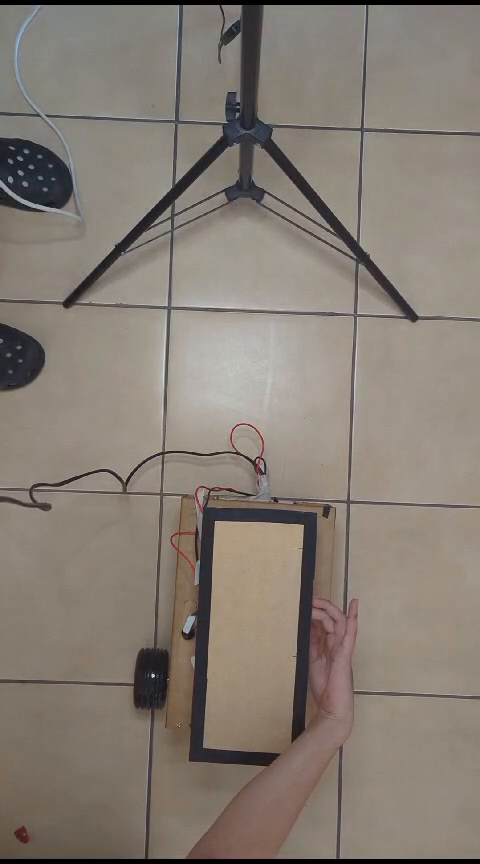
#> input picture frame 38 of lineaRecta/codigoCentroDeMasa/giroDerecha.mp4, 480 x 864 px
$ python determinadorCentroDeMasa.py
#> lines starting #> are read from the running program, lines starting #| are printed output that depends on the picture; after the words box and inside, x2 and y2 are one past the last pixel; in counts of white or black regions, pixels touching at a corner belong together
import cv2
import os
import time
import numpy as np
import math

local = os.getcwd()
target = os.path.join(local, "lineaRecta", "codigoCentroDeMasa")
os.chdir(target)

kernel = np.ones((3, 3), np.uint8)


def crop_minAreaRect(img, cnt):
    rect = cv2.minAreaRect(cnt)

    box = cv2.boxPoints(rect)
    box = np.int0(box)
    width = int(rect[1][0])
    height = int(rect[1][1])

    src_pts = box.astype("float32")
    dst_pts = np.array([[0, height-1],
                        [0, 0],
                        [width-1, 0],
                        [width-1, height-1]], dtype="float32")
    M = cv2.getPerspectiveTransform(src_pts, dst_pts)
    warped = cv2.warpPerspective(img, M, (width, height))
    return warped


def calculate_center_of_rotation(video_path):
    # Load the video
#> called with video_path = 'giroDerecha.mp4'
    cap = cv2.VideoCapture(video_path)


    # Read the first frame
    ret, frame = cap.read()
#> frame is the input picture: shape (864, 480, 3); mean B, G, R 115.6, 124.9, 134

    # Get the height and width of the frame
    height, width, _ = frame.shape
#> height = 864; width = 480

    # Define the region of interest (ROI)
    roi_top = height // 2 - 65
#> roi_top = 367
    roi_bottom = height - 35
#> roi_bottom = 829
    roi_left = 0
    roi_right = width
#> roi_right = 480

    lenCrop = 0
    total_frames = int(cap.get(cv2.CAP_PROP_FRAME_COUNT))
    current_frame = 0

    def on_change_frame(value):
        nonlocal current_frame
        current_frame = value

    #cv2.namedWindow("Slider")
    #cv2.createTrackbar("Frame", "Slider", 0, total_frames - 1, on_change_frame)
    i = 0
    while True:
        # Set the video capture to the current frame
        #cap.set(cv2.CAP_PROP_POS_FRAMES, current_frame)

        # Read the next frame
        ret, frame = cap.read()

        if not ret:
            break

        # Apply ROI to the frame
        frame = frame[roi_top:roi_bottom, roi_left:roi_right]
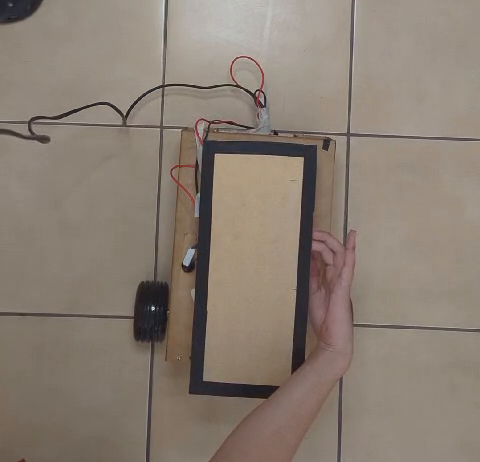
#> frame: shape (462, 480, 3); mean B, G, R 114.1, 125.6, 137.6

        BWframe = cv2.cvtColor(frame, cv2.COLOR_BGR2GRAY)
        BWframe[BWframe < 60] = 0
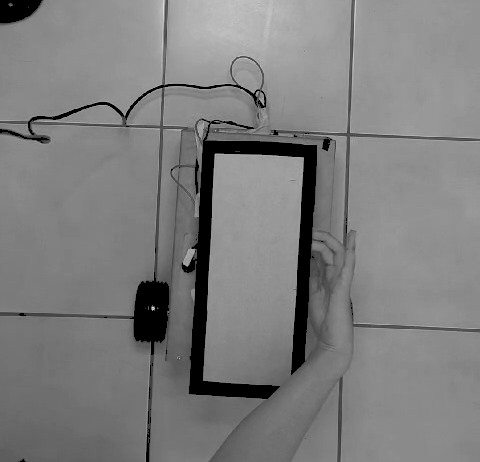
#> BWframe: shape (462, 480); min 0, max 224, mean 125.7
        BWframe[BWframe >= 60] = 255
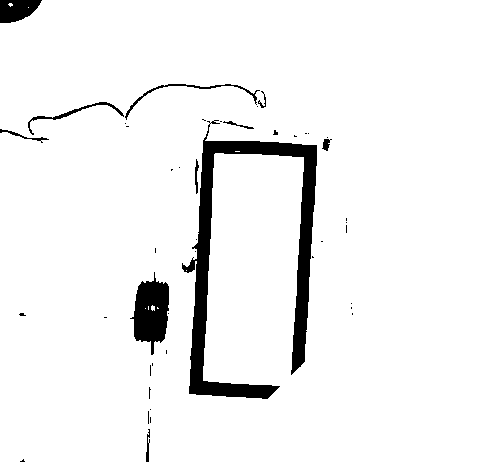
#> BWframe: shape (462, 480); 94.5% white; 45 black regions (34 under 20 px), largest, box (x1, y1, x2, y2) and area: (182, 120, 317, 399) 8278, (130, 272, 169, 355) 1937, (0, 0, 42, 23) 718

        img_erosion = cv2.erode(BWframe, kernel, iterations=7)
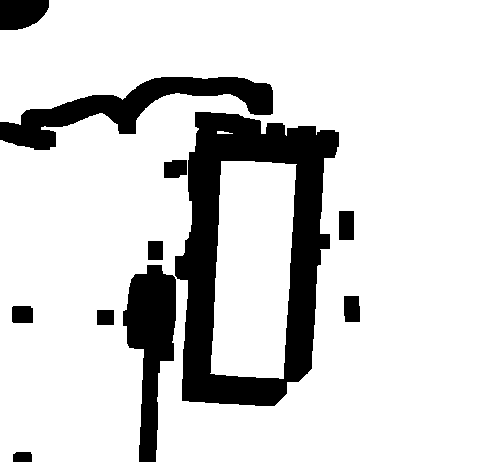
#> img_erosion: shape (462, 480); 83.2% white; 11 black regions, largest, box (x1, y1, x2, y2) and area: (175, 112, 339, 406) 21134, (0, 77, 273, 150) 6812, (123, 265, 176, 462) 5746
        img_dilation = cv2.dilate(img_erosion, kernel, iterations=5)
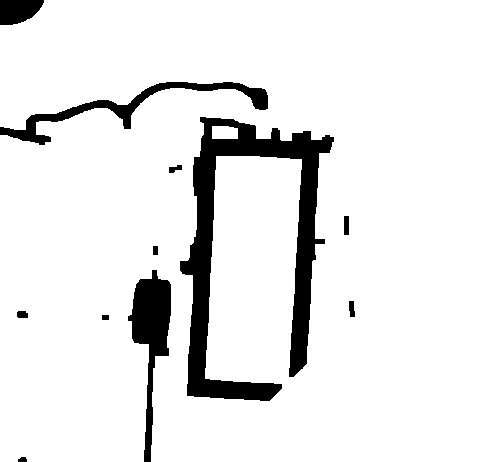
#> img_dilation: shape (462, 480); 90.9% white; 11 black regions

        # Find contours in the black and white frame
        contours, _ = cv2.findContours(
            img_dilation, cv2.RETR_TREE, cv2.CHAIN_APPROX_SIMPLE)
#> contours = 9 contours; largest, box (x1, y1, x2, y2) and area: (0, 0, 480, 462) 213307, (179, 116, 335, 402) 13812, (212, 126, 238, 139) 288, (343, 215, 350, 236) 118, (348, 300, 356, 318) 100

        # Find the rectangle contour (rectangle)
        max_area = 0
        max_contour = None
        for contour in contours:
            area = cv2.contourArea(contour)
            if area > max_area and area < 150000:
                max_area = area
                max_contour = contour
#> this loop made 9 passes
#> (area, max_area) on passes 2, 3, 4, 6, 8: (46, 46), (86.5, 86.5), (100, 100), (118, 118), (13811.5, 13811.5)
#> area on passes 1, 5, 7, 9: 213307, 58, 84.5, 288
#> after the loop, max_area = 13811.5; max_contour = contour of 235 points, box (x1, y1, x2, y2) (179, 116, 335, 402), area 13812
        if max_contour is not None:
            # draw the bigger contour
            cv2.drawContours(frame, [max_contour], 0, (0, 0, 255), 3)
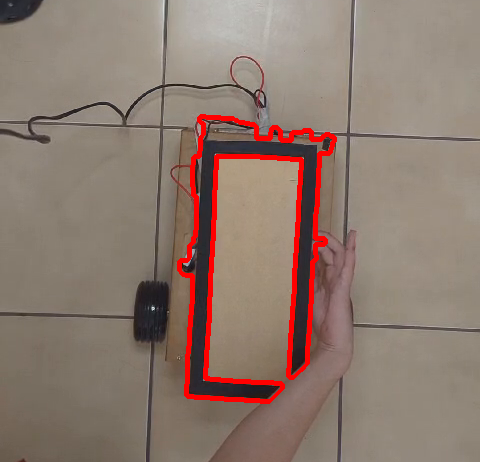
#> frame: shape (462, 480, 3); 3.27% of pixels changed, all inside (x1, y1, x2, y2) = (177, 114, 337, 404)
            # find the center of the bigger contour
            M = cv2.moments(max_contour)
#> M = moments, m00 13811.5, centre m10/m00, m01/m00 = (249, 246.4)

            center_x = int(M["m10"] / M["m00"])
#> center_x = 248
            center_y = int(M["m01"] / M["m00"])
#> center_y = 246
            # draw a circle in the center of the bigger contour
            cv2.circle(BWframe, (center_x, center_y), 5, (0, 0, 255), -1)
            cv2.circle(frame, (center_x, center_y), 5, (0, 0, 255), -1)
#> frame: shape (462, 480, 3); 0.04% of pixels changed, all inside (x1, y1, x2, y2) = (243, 241, 254, 252)

            rect = cv2.minAreaRect(max_contour)
#> rect = ((250.6, 262.5), (281.7, 142.3), -82.33)

            width = int(rect[1][0])
#> width = 281
            height = int(rect[1][1])
#> height = 142
            if lenCrop == 0:
                lenCrop = max(width, height) * math.sqrt(2) / 2
#> lenCrop = 198.7

            startx = round(max(center_x - lenCrop, 0))
#> startx = 49
            starty = round(max(center_y - lenCrop, 0))
#> starty = 47
            endx = round(min(center_x + lenCrop, frame.shape[1]))
#> endx = 447
            endy = round(min(center_y + lenCrop, frame.shape[0]))
#> endy = 445
            img_croped = BWframe[starty:endy, startx:endx]
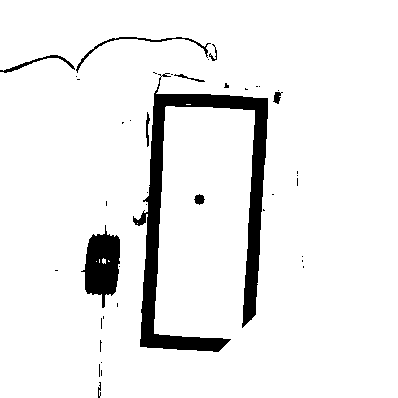
#> img_croped: shape (398, 398); 92.9% white; 42 black regions (32 under 20 px), largest, box (x1, y1, x2, y2) and area: (133, 73, 268, 352) 8278, (81, 225, 120, 308) 1937, (76, 37, 211, 73) 340

            # cv2.imshow("Erosion", img_erosion)
            # cv2.imshow("Dilatacion", img_dilation)
            # cv2.imshow("BWframe", img_dilation)
            cv2.imshow("BWframe", BWframe)
            cv2.imshow("IMGCut", img_croped)

            if i == 0: #170:  # 150
                cv2.imwrite("IMGCut.jpg", img_croped)
            elif i == 95: #180:  # 170
                cv2.imwrite("IMGCut2.jpg", img_croped)
            # Update the slider position

            i += 1


            #cv2.setTrackbarPos("Frame", "Slider", current_frame)
            #time.sleep(0.1)

        # Exit if 'q' is pressed
        if cv2.waitKey(1) & 0xFF == ord('q'):
#> (key q is pressed here)
            break

    # Release the video capture and close the window
    cap.release()
    cv2.destroyAllWindows()


# Calculate the center of rotation for "giroDerecha.mp4"
calculate_center_of_rotation("giroDerecha.mp4")

# Calculate the center of rotation for "giroIzquierda.mp4"
#calculate_center_of_rotation("giroIzquierda.mp4")

$ run again, starting later in the video
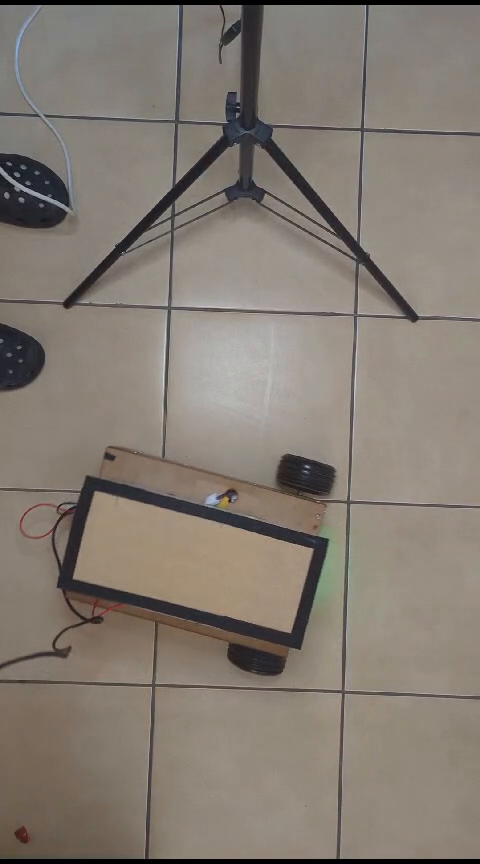
#> input picture frame 171 of lineaRecta/codigoCentroDeMasa/giroDerecha.mp4, 480 x 864 px
#> in calculate_center_of_rotation, frame is the input picture: shape (864, 480, 3); mean B, G, R 114.5, 123.7, 132.3
#> img_erosion: shape (462, 480); 83.9% white; 11 black regions, largest, box (x1, y1, x2, y2) and area: (0, 98, 342, 317) 27826, (277, 82, 348, 147) 3764, (0, 0, 49, 30) 1255
#> img_dilation: shape (462, 480); 90.4% white; 11 black regions (1 under 20 px)
#> contours = 9 contours; largest, box (x1, y1, x2, y2) and area: (0, 0, 480, 462) 182589, (83, 124, 315, 264) 18712, (281, 86, 344, 143) 2581, (78, 226, 94, 242) 208, (110, 79, 127, 93) 162
#> the loop in calculate_center_of_rotation, `for contour in contours:` made 9 passes
#> (area, max_area) on passes 1 to 2: (208.5, 208.5), (18711.5, 18711.5)
#> after the loop in calculate_center_of_rotation, `for contour in contours:`: max_area = 18711.5; max_contour = contour of 322 points, box (x1, y1, x2, y2) (83, 124, 315, 264), area 18712
#> in calculate_center_of_rotation, `cv2.drawContours(frame, [max_contour], 0, (0, 0, 255), 3)`:
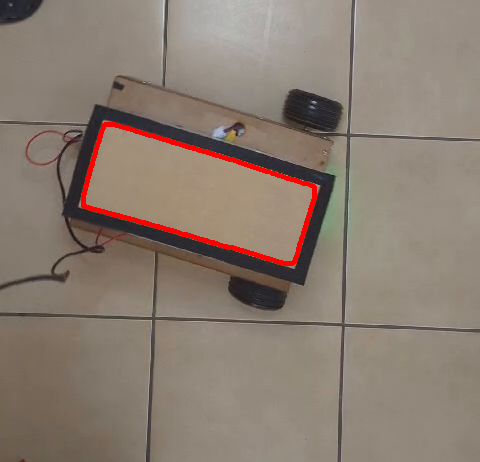
#> frame: shape (462, 480, 3); mean B, G, R 112.9, 124.5, 138.5
#> M = moments, m00 18711.5, centre m10/m00, m01/m00 = (197.6, 193.8)
#> center_x = 197
#> center_y = 193
#> rect = ((198.9, 193.6), (87.76, 223.8), -74.1)
#> in calculate_center_of_rotation, `width = int(rect[1][0])`: width = 87
#> in calculate_center_of_rotation, `height = int(rect[1][1])`: height = 223
#> lenCrop = 157.7
#> startx = 39
#> starty = 35
#> endx = 355
#> endy = 351
#> in calculate_center_of_rotation, `img_croped = BWframe[starty:endy, startx:endx]`:
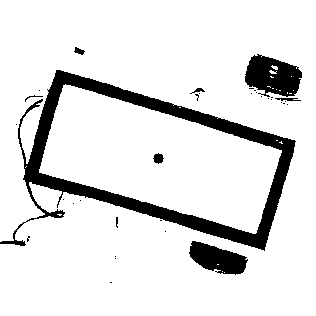
#> img_croped: shape (316, 316); 88% white; 34 black regions (26 under 20 px), largest, box (x1, y1, x2, y2) and area: (0, 70, 296, 251) 8752, (245, 54, 302, 97) 1659, (189, 241, 248, 275) 1215

$ run again, starting later in the video
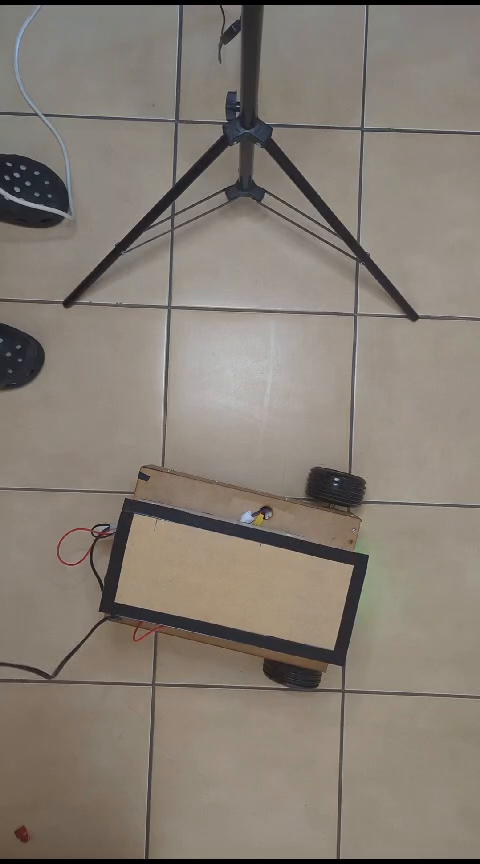
#> input picture frame 304 of lineaRecta/codigoCentroDeMasa/giroDerecha.mp4, 480 x 864 px
#> in calculate_center_of_rotation, frame is the input picture: shape (864, 480, 3); mean B, G, R 116.2, 125.7, 134.3
#> img_erosion: shape (462, 480); 82.3% white; 10 black regions, largest, box (x1, y1, x2, y2) and area: (0, 92, 376, 332) 31769, (287, 93, 373, 157) 4039, (0, 0, 48, 30) 1209
#> img_dilation: shape (462, 480); 89.5% white; 12 black regions
#> contours = 12 contours; largest, box (x1, y1, x2, y2) and area: (0, 0, 480, 462) 180769, (119, 151, 349, 279) 18536, (291, 97, 369, 153) 2750, (135, 96, 175, 117) 446, (324, 300, 342, 321) 326
#> the loop in calculate_center_of_rotation, `for contour in contours:` made 12 passes
#> (area, max_area) on passes 1, 3: (325.5, 325.5), (18535.5, 18535.5)
#> after the loop in calculate_center_of_rotation, `for contour in contours:`: max_area = 18535.5; max_contour = contour of 253 points, box (x1, y1, x2, y2) (119, 151, 349, 279), area 18536
#> in calculate_center_of_rotation, `cv2.drawContours(frame, [max_contour], 0, (0, 0, 255), 3)`:
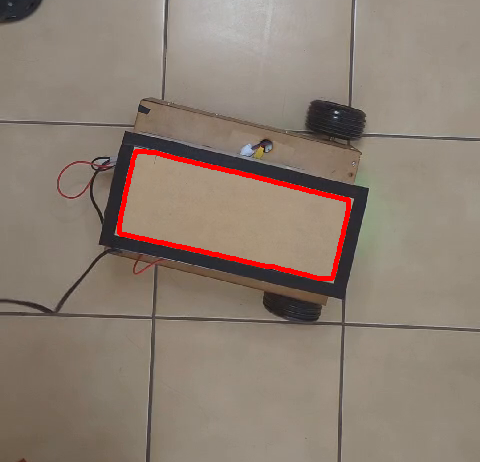
#> frame: shape (462, 480, 3); mean B, G, R 114.2, 126.2, 140.4
#> M = moments, m00 18535.5, centre m10/m00, m01/m00 = (232.6, 214.9)
#> center_x = 232
#> center_y = 214
#> rect = ((233.6, 214.4), (87.88, 222.1), -77.41)
#> in calculate_center_of_rotation, `width = int(rect[1][0])`: width = 87
#> in calculate_center_of_rotation, `height = int(rect[1][1])`: height = 222
#> lenCrop = 157
#> startx = 75
#> starty = 57
#> endx = 389
#> endy = 371
#> in calculate_center_of_rotation, `img_croped = BWframe[starty:endy, startx:endx]`:
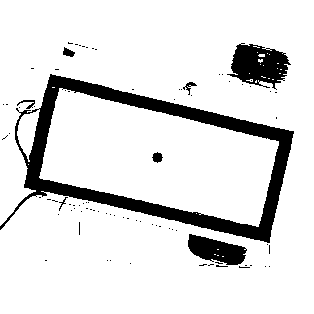
#> img_croped: shape (314, 314); 87.6% white; 85 black regions (77 under 20 px), largest, box (x1, y1, x2, y2) and area: (0, 74, 294, 243) 8821, (227, 43, 291, 90) 1779, (188, 234, 247, 265) 1117
